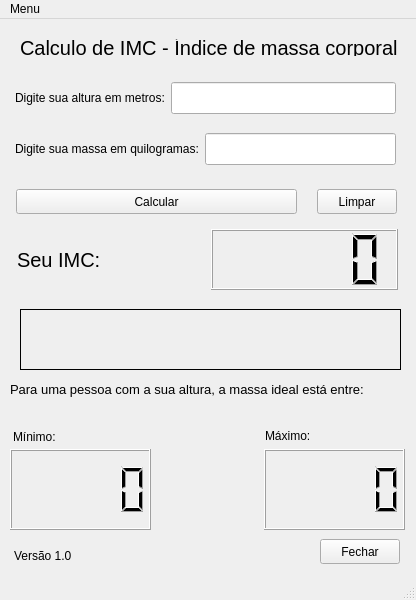
<?xml version="1.0" encoding="UTF-8"?>
<ui version="4.0">
 <class>fm_principal</class>
 <widget class="QMainWindow" name="fm_principal">
  <property name="geometry">
   <rect>
    <x>0</x>
    <y>0</y>
    <width>416</width>
    <height>600</height>
   </rect>
  </property>
  <property name="windowTitle">
   <string>Cálculo de IMC</string>
  </property>
  <widget class="QWidget" name="centralwidget">
   <widget class="QLabel" name="label">
    <property name="geometry">
     <rect>
      <x>20</x>
      <y>20</y>
      <width>411</width>
      <height>17</height>
     </rect>
    </property>
    <property name="styleSheet">
     <string notr="true">font-size: 20px;</string>
    </property>
    <property name="text">
     <string>Calculo de IMC - Índice de massa corporal</string>
    </property>
   </widget>
   <widget class="QPushButton" name="pushButton_calcular">
    <property name="geometry">
     <rect>
      <x>16</x>
      <y>170</y>
      <width>281</width>
      <height>25</height>
     </rect>
    </property>
    <property name="text">
     <string>Calcular</string>
    </property>
   </widget>
   <widget class="QPushButton" name="pushButton_fechar">
    <property name="geometry">
     <rect>
      <x>320</x>
      <y>520</y>
      <width>80</width>
      <height>25</height>
     </rect>
    </property>
    <property name="text">
     <string>Fechar</string>
    </property>
   </widget>
   <widget class="QPushButton" name="pushButton_limpar">
    <property name="geometry">
     <rect>
      <x>317</x>
      <y>170</y>
      <width>80</width>
      <height>25</height>
     </rect>
    </property>
    <property name="text">
     <string>Limpar</string>
    </property>
   </widget>
   <widget class="QLabel" name="label_5">
    <property name="geometry">
     <rect>
      <x>10</x>
      <y>350</y>
      <width>391</width>
      <height>41</height>
     </rect>
    </property>
    <property name="font">
     <font>
      <pointsize>10</pointsize>
     </font>
    </property>
    <property name="text">
     <string>Para uma pessoa com a sua altura, a massa ideal está entre:</string>
    </property>
   </widget>
   <widget class="QLabel" name="label_6">
    <property name="geometry">
     <rect>
      <x>13</x>
      <y>409</y>
      <width>52</width>
      <height>17</height>
     </rect>
    </property>
    <property name="text">
     <string>Mínimo:</string>
    </property>
   </widget>
   <widget class="QLabel" name="label_7">
    <property name="geometry">
     <rect>
      <x>265</x>
      <y>408</y>
      <width>52</width>
      <height>17</height>
     </rect>
    </property>
    <property name="text">
     <string>Máximo:</string>
    </property>
   </widget>
   <widget class="QLCDNumber" name="lcdNumber_massa_minimo">
    <property name="geometry">
     <rect>
      <x>10</x>
      <y>430</y>
      <width>141</width>
      <height>81</height>
     </rect>
    </property>
   </widget>
   <widget class="QLCDNumber" name="lcdNumber_massa_maximo">
    <property name="geometry">
     <rect>
      <x>264</x>
      <y>430</y>
      <width>141</width>
      <height>81</height>
     </rect>
    </property>
   </widget>
   <widget class="QLabel" name="label_mensagem">
    <property name="geometry">
     <rect>
      <x>20</x>
      <y>290</y>
      <width>381</width>
      <height>61</height>
     </rect>
    </property>
    <property name="styleSheet">
     <string notr="true">font-size:20px;
border:1px solid;</string>
    </property>
    <property name="text">
     <string/>
    </property>
   </widget>
   <widget class="QLabel" name="label_8">
    <property name="geometry">
     <rect>
      <x>14</x>
      <y>528</y>
      <width>71</width>
      <height>17</height>
     </rect>
    </property>
    <property name="text">
     <string>Versão 1.0</string>
    </property>
   </widget>
   <widget class="QWidget" name="layoutWidget">
    <property name="geometry">
     <rect>
      <x>15</x>
      <y>50</y>
      <width>381</width>
      <height>111</height>
     </rect>
    </property>
    <layout class="QVBoxLayout" name="verticalLayout">
     <item>
      <layout class="QHBoxLayout" name="horizontalLayout">
       <item>
        <widget class="QLabel" name="label_2">
         <property name="text">
          <string>Digite sua altura em metros:</string>
         </property>
        </widget>
       </item>
       <item>
        <widget class="QLineEdit" name="lineEdit_altura">
         <property name="styleSheet">
          <string notr="true">font-size: 20px;</string>
         </property>
         <property name="text">
          <string/>
         </property>
        </widget>
       </item>
      </layout>
     </item>
     <item>
      <layout class="QHBoxLayout" name="horizontalLayout_2">
       <item>
        <widget class="QLabel" name="label_3">
         <property name="text">
          <string>Digite sua massa em quilogramas:</string>
         </property>
        </widget>
       </item>
       <item>
        <widget class="QLineEdit" name="lineEdit_massa">
         <property name="styleSheet">
          <string notr="true">font-size: 20px;</string>
         </property>
         <property name="text">
          <string/>
         </property>
        </widget>
       </item>
      </layout>
     </item>
    </layout>
   </widget>
   <widget class="QWidget" name="layoutWidget">
    <property name="geometry">
     <rect>
      <x>17</x>
      <y>210</y>
      <width>381</width>
      <height>61</height>
     </rect>
    </property>
    <layout class="QHBoxLayout" name="horizontalLayout_3">
     <item>
      <widget class="QLabel" name="label_4">
       <property name="styleSheet">
        <string notr="true">font-size:20px;</string>
       </property>
       <property name="text">
        <string>Seu IMC: </string>
       </property>
      </widget>
     </item>
     <item>
      <widget class="QLCDNumber" name="lcdNumber_imc"/>
     </item>
    </layout>
   </widget>
  </widget>
  <widget class="QMenuBar" name="menubar">
   <property name="geometry">
    <rect>
     <x>0</x>
     <y>0</y>
     <width>416</width>
     <height>22</height>
    </rect>
   </property>
   <widget class="QMenu" name="menuMenu">
    <property name="title">
     <string>Menu</string>
    </property>
    <addaction name="actionSobre"/>
    <addaction name="actionSair"/>
   </widget>
   <addaction name="menuMenu"/>
  </widget>
  <widget class="QStatusBar" name="statusbar"/>
  <action name="actionSobre">
   <property name="text">
    <string>Sobre</string>
   </property>
  </action>
  <action name="actionSair">
   <property name="text">
    <string>Sair</string>
   </property>
  </action>
 </widget>
 <resources/>
 <connections/>
</ui>
